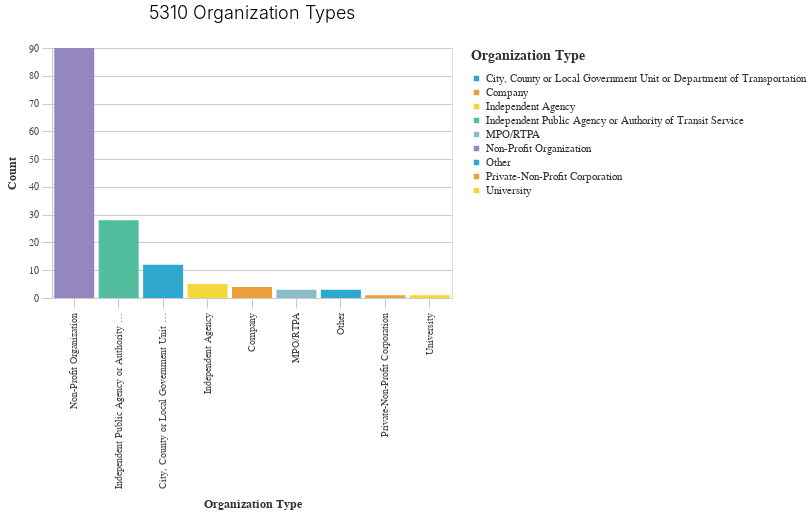

Notebook code for this chart:
### Code cell
org_counts = grouped >> count(_.organization_type)
org_types = _dla_utils.bar_chart_nosubset(
    org_counts, "organization_type", "n", "organization_type", "5310 Organization Types"
)
org_types

### Figure 1 — Vega-Lite specification as saved in the notebook (floating-point values rounded to 4 significant figures)
{"config": {"view": {"continuousWidth": 400, "continuousHeight": 300}, "axis": {"domainColor": "#cbcbcb", "grid": true, "gridColor": "#cbcbcb", "gridWidth": 1, "labelColor": "#474747", "labelFont": "Nunito Sans", "labelFontSize": 10, "labelPadding": 4, "tickColor": "#cbcbcb", "tickSize": 10, "titleColor": "#333", "titleFont": "Raleway", "titleFontSize": 12, "titlePadding": 10}, "axisBand": {"grid": false}, "background": "white", "font": "Raleway", "header": {"labelFont": "Nunito Sans", "titleFont": "Raleway"}, "legend": {"labelColor": "#333", "labelFont": "Nunito Sans", "labelFontSize": 11, "labelLimit": 0, "padding": 1, "symbolSize": 30, "symbolType": "square", "titleColor": "#333", "titleFont": "Raleway", "titleFontSize": 14, "titlePadding": 10}, "title": {"anchor": "middle", "font": "Raleway", "fontSize": 18, "fontWeight": 300, "offset": 20}}, "data": {"name": "data-a64594febd956212f57f371d3cf36998"}, "mark": "bar", "encoding": {"color": {"field": "organization_type", "legend": {"symbolLimit": 10, "title": "Organization Type"}, "scale": {"range": ["#2EA8CE", "#EB9F3C", "#F4D837", "#51BF9D", "#8CBCCB", "#9487C0"]}, "type": "nominal"}, "x": {"field": "organization_type", "sort": "-y", "title": "Organization Type", "type": "nominal"}, "y": {"field": "n", "title": "Count", "type": "quantitative"}}, "height": 250, "title": "5310 Organization Types", "width": 400, "$schema": "https://vega.github.io/schema/vega-lite/v4.17.0.json", "datasets": {"data-a64594febd956212f57f371d3cf36998": [{"organization_type": "City, County or Local Government Unit or Department of Transportation", "n": 12}, {"organization_type": "Company", "n": 4}, {"organization_type": "Independent Agency", "n": 5}, {"organization_type": "Independent Public Agency or Authority of Transit Service", "n": 28}, {"organization_type": "MPO/RTPA", "n": 3}, {"organization_type": "Non-Profit Organization", "n": 90}, {"organization_type": "Other", "n": 3}, {"organization_type": "Private-Non-Profit Corporation", "n": 1}, {"organization_type": "University", "n": 1}]}}
